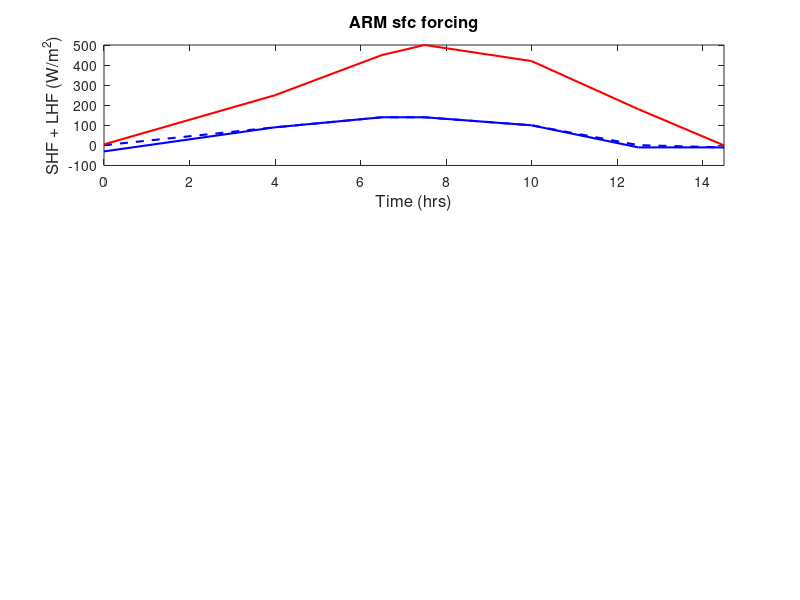

Write the MATLAB code that produced this figure.
% Plot time series of surface forcing for ARM case

% Set information needed for forcing
% Set time (x) and sensible (shf) - latent heat fluxes (lhf) in W m-2
x = [0; 14400; 23400; 27000; 36000; 45000; 52200];
shf2 = [1; 90; 140; 140; 100; 1; -10];
shf = [-30; 90; 140; 140; 100; -10; -10];
lhf = [5; 250; 450; 500; 420; 180; 0];
       
x = x/3600;       

figure(6)
subplot(3,1,1)
fs = 12;
hold off
plot(x,shf,'b','linewidth',1.5)
hold on
plot(x,shf2,'b--','linewidth',1.5)
plot(x,lhf,'r','linewidth',1.5)
title('ARM sfc forcing','fontsize',12)
xlabel('Time (hrs)','fontsize',12)
ylabel('SHF + LHF (W/m^2)','Fontsize',12)
xlim([0,x(end)])

